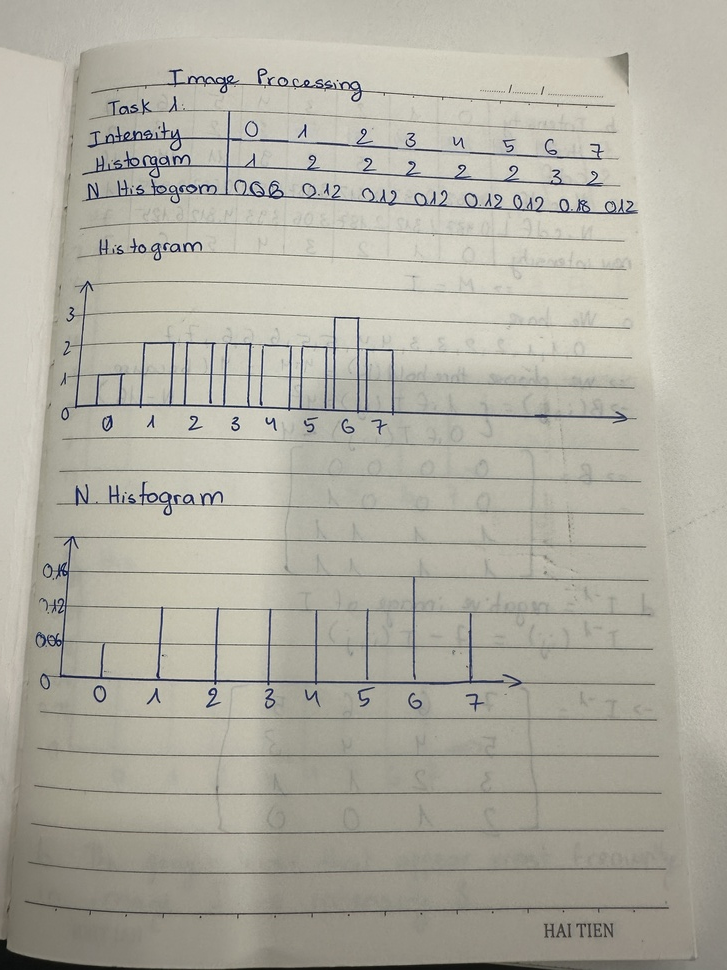
#> input picture Labwork 1/IMG_1144.JPG, 727 x 970 px, shrunk from 3024 x 4032 before the run
$ python TaskB3.py IMG_1144.JPG
#> lines starting #> are read from the running program, lines starting #| are printed output that depends on the picture; after the words box and inside, x2 and y2 are one past the last pixel; in counts of white or black regions, pixels touching at a corner belong together
#> in main, input_img is the input picture: shape (970, 727, 3); mean B, G, R 162.3, 173.7, 176
import os
import sys
import cv2
import numpy as np

def grayscale(image):
    r = image[:, :, 2]
    g = image[:, :, 1]
    b = image[:, :, 0]
    gray = 0.2126 * r + 0.7152 * g + 0.0722 * b
    return gray.astype(np.uint8)

def binary_img(gray, threshold):
#> called with threshold = 80
    bi = np.where(gray >= threshold, 255, 0).astype(np.uint8)
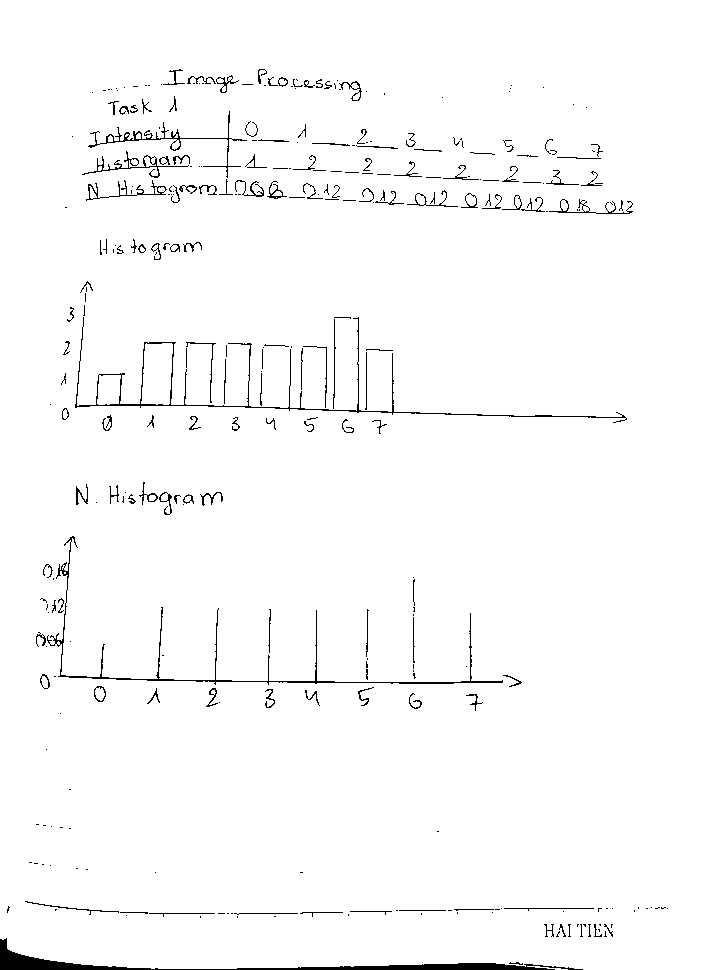
#> bi: shape (970, 727); 98% white; black in thin lines or dots, all inside (x1, y1, x2, y2) = (0, 69, 668, 970)
    return bi

def main():
    if len(sys.argv) < 2:
        sys.exit(1)

    img_path = sys.argv[-1]

    input_img = cv2.imread(img_path)
    gray = grayscale(input_img)

    i_name, ext = os.path.splitext(img_path)
    gray_path = f"grayscaled_{i_name}{ext}"
    cv2.imwrite(gray_path, gray)

    threshold = 80
    bc = binary_img(gray, threshold)
    out_path = f"bi_{i_name}{ext}"
    cv2.imwrite(out_path, bc)

if __name__ == "__main__":
    main()

$ run again, on Labwork 1/IMG_1146.JPG
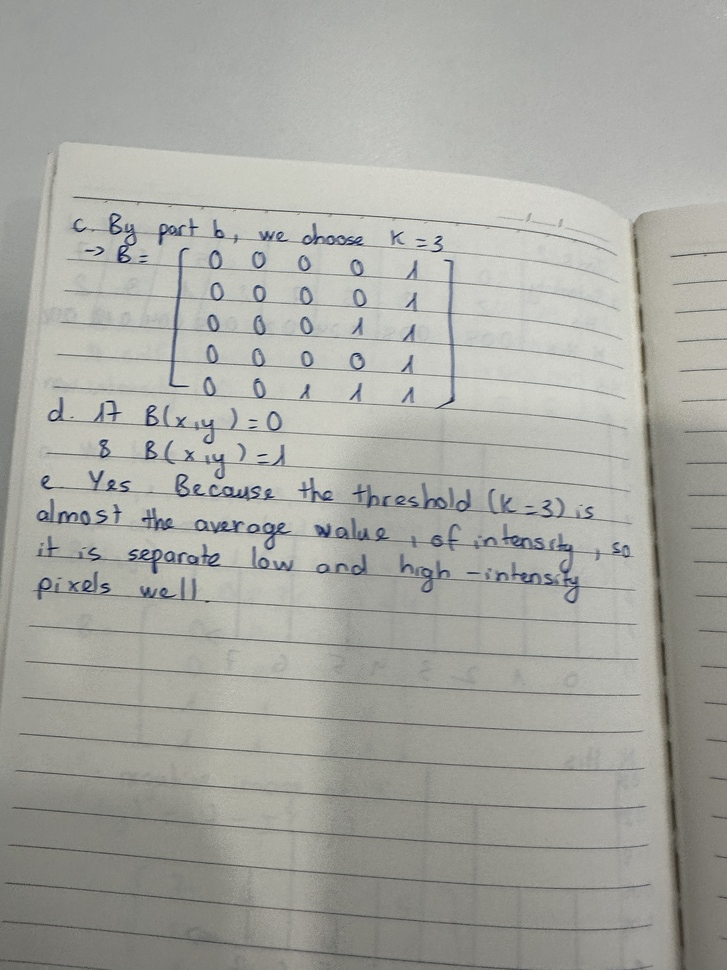
#> input picture Labwork 1/IMG_1146.JPG, 727 x 970 px, shrunk from 3024 x 4032 before the run
#> in main, input_img is the input picture: shape (970, 727, 3); mean B, G, R 161.5, 167.4, 166.7
#> in binary_img, `bi = np.where(gray >= threshold, 255, 0).astype(np.uint8)`:
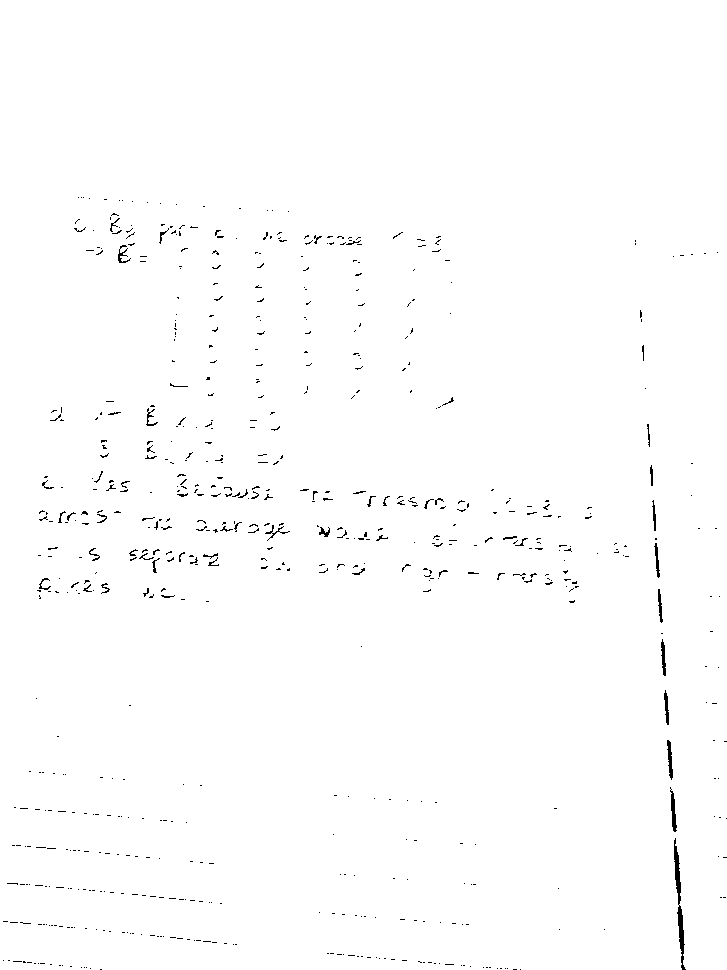
#> bi: shape (970, 727); 99.2% white; black in thin lines or dots, all inside (x1, y1, x2, y2) = (3, 197, 727, 970)
